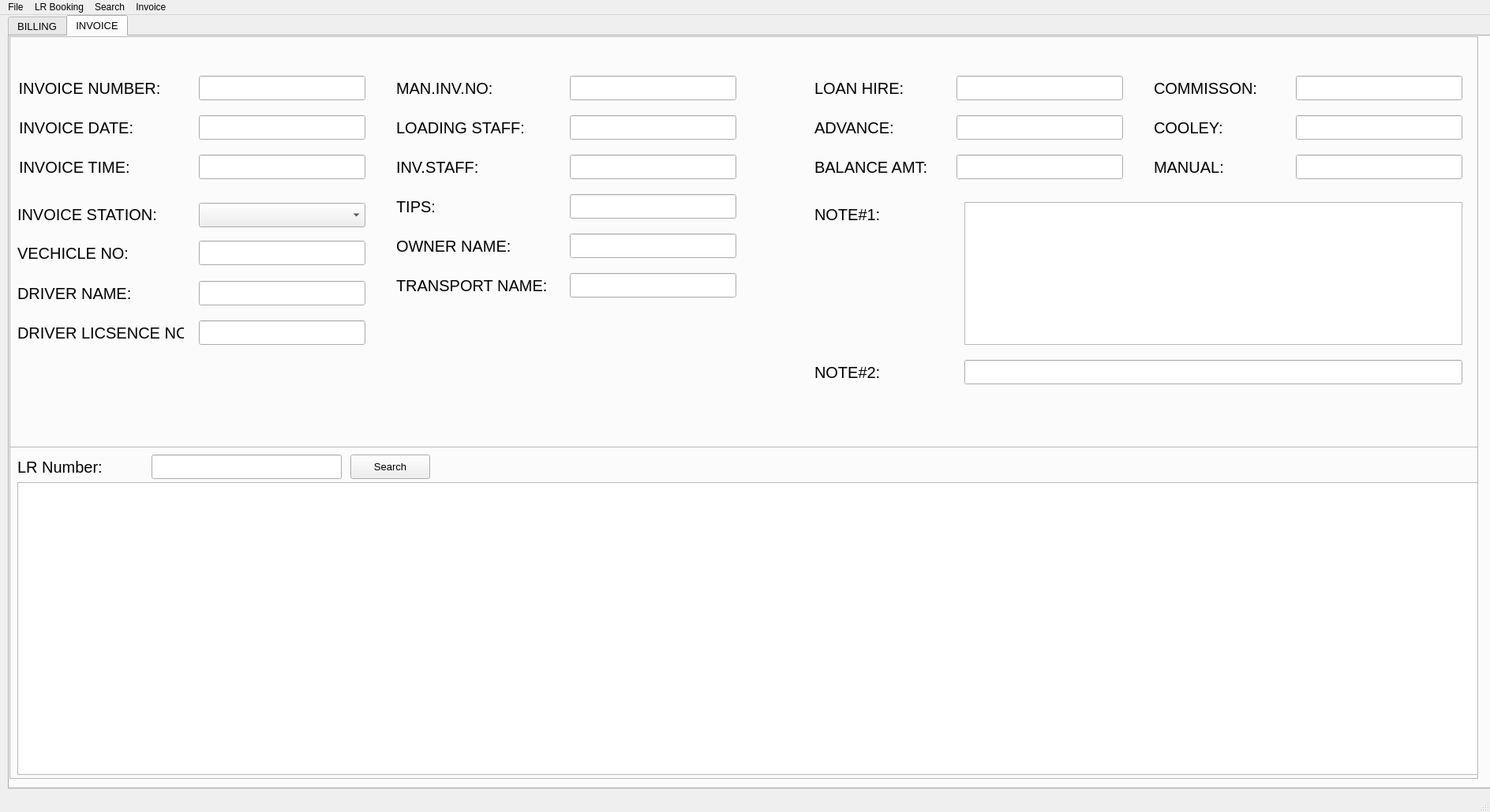
<?xml version="1.0" encoding="UTF-8"?>
<ui version="4.0">
 <class>MainWindow</class>
 <widget class="QMainWindow" name="MainWindow">
  <property name="geometry">
   <rect>
    <x>0</x>
    <y>0</y>
       <width>1888</width>
    <height>1029</height>
   </rect>
  </property>
  <property name="windowTitle">
   <string>Billing Application</string>
  </property>
  <widget class="QWidget" name="centralwidget">
   <widget class="QTabWidget" name="MainTabWidget">
    <property name="geometry">
     <rect>
      <x>10</x>
      <y>0</y>
      <width>1881</width>
      <height>981</height>
     </rect>
    </property>
    <property name="font">
     <font>
      <pointsize>10</pointsize>
      <weight>50</weight>
      <italic>false</italic>
      <bold>false</bold>
      <underline>false</underline>
     </font>
    </property>
    <property name="tabPosition">
     <enum>QTabWidget::North</enum>
    </property>
    <property name="tabShape">
     <enum>QTabWidget::Rounded</enum>
    </property>
    <property name="currentIndex">
     <number>1</number>
    </property>
    <property name="tabsClosable">
     <bool>false</bool>
    </property>
    <property name="tabBarAutoHide">
     <bool>false</bool>
    </property>
    <widget class="QWidget" name="tab">
     <attribute name="title">
      <string>BILLING</string>
     </attribute>
     <widget class="QFrame" name="BotFrame">
      <property name="geometry">
       <rect>
        <x>-1</x>
        <y>412</y>
        <width>1351</width>
        <height>581</height>
       </rect>
      </property>
      <property name="frameShape">
       <enum>QFrame::StyledPanel</enum>
      </property>
      <property name="frameShadow">
       <enum>QFrame::Raised</enum>
      </property>
      <widget class="QLineEdit" name="ItemNameInput">
       <property name="geometry">
        <rect>
         <x>160</x>
         <y>93</y>
         <width>321</width>
         <height>31</height>
        </rect>
       </property>
       <property name="text">
        <string/>
       </property>
       <property name="readOnly">
        <bool>false</bool>
       </property>
      </widget>
      <widget class="QLabel" name="label_10">
       <property name="geometry">
        <rect>
         <x>10</x>
         <y>90</y>
         <width>191</width>
         <height>31</height>
        </rect>
       </property>
       <property name="font">
        <font>
         <pointsize>15</pointsize>
         <weight>50</weight>
         <italic>false</italic>
         <bold>false</bold>
         <underline>false</underline>
        </font>
       </property>
       <property name="text">
        <string>ITEM Name:</string>
       </property>
      </widget>
      <widget class="QLabel" name="label_11">
       <property name="geometry">
        <rect>
         <x>500</x>
         <y>92</y>
         <width>191</width>
         <height>31</height>
        </rect>
       </property>
       <property name="font">
        <font>
         <pointsize>15</pointsize>
         <weight>50</weight>
         <italic>false</italic>
         <bold>false</bold>
         <underline>false</underline>
        </font>
       </property>
       <property name="text">
        <string>QTY:</string>
       </property>
      </widget>
      <widget class="QLineEdit" name="QtyInput">
       <property name="geometry">
        <rect>
         <x>580</x>
         <y>92</y>
         <width>161</width>
         <height>31</height>
        </rect>
       </property>
      </widget>
      <widget class="QLabel" name="label_20">
       <property name="geometry">
        <rect>
         <x>1093</x>
         <y>480</y>
         <width>101</width>
         <height>31</height>
        </rect>
       </property>
       <property name="font">
        <font>
         <pointsize>20</pointsize>
         <weight>50</weight>
         <italic>false</italic>
         <bold>false</bold>
         <underline>false</underline>
        </font>
       </property>
       <property name="text">
        <string>RS .P</string>
       </property>
      </widget>
      <widget class="QPushButton" name="AddItemButton">
       <property name="geometry">
        <rect>
         <x>1218</x>
         <y>95</y>
         <width>121</width>
         <height>31</height>
        </rect>
       </property>
       <property name="font">
        <font>
         <pointsize>10</pointsize>
         <weight>50</weight>
         <italic>false</italic>
         <bold>false</bold>
         <underline>false</underline>
        </font>
       </property>
       <property name="text">
        <string>Add Item</string>
       </property>
      </widget>
      <widget class="QLabel" name="TotalAmountLabel">
       <property name="geometry">
        <rect>
         <x>1230</x>
         <y>479</y>
         <width>121</width>
         <height>31</height>
        </rect>
       </property>
       <property name="font">
        <font>
         <pointsize>20</pointsize>
         <weight>50</weight>
         <italic>false</italic>
         <bold>false</bold>
         <underline>false</underline>
        </font>
       </property>
       <property name="text">
        <string>1000</string>
       </property>
      </widget>
      <widget class="QTableView" name="TableAreaBottom">
       <property name="geometry">
        <rect>
         <x>0</x>
         <y>130</y>
         <width>1351</width>
         <height>231</height>
        </rect>
       </property>
      </widget>
      <widget class="QPushButton" name="NewLrButton">
       <property name="geometry">
        <rect>
         <x>20</x>
         <y>470</y>
         <width>150</width>
         <height>50</height>
        </rect>
       </property>
       <property name="font">
        <font>
         <pointsize>10</pointsize>
         <weight>50</weight>
         <italic>false</italic>
         <bold>false</bold>
         <underline>false</underline>
        </font>
       </property>
       <property name="text">
        <string>NEW LR</string>
       </property>
      </widget>
      <widget class="QPushButton" name="EditLrButton">
       <property name="geometry">
        <rect>
         <x>190</x>
         <y>470</y>
         <width>131</width>
         <height>51</height>
        </rect>
       </property>
       <property name="font">
        <font>
         <pointsize>10</pointsize>
         <weight>50</weight>
         <italic>false</italic>
         <bold>false</bold>
         <underline>false</underline>
        </font>
       </property>
       <property name="text">
        <string>EDIT LR</string>
       </property>
      </widget>
      <widget class="QPushButton" name="CancelLrButton">
       <property name="geometry">
        <rect>
         <x>340</x>
         <y>470</y>
         <width>151</width>
         <height>51</height>
        </rect>
       </property>
       <property name="font">
        <font>
         <pointsize>10</pointsize>
         <weight>50</weight>
         <italic>false</italic>
         <bold>false</bold>
         <underline>false</underline>
        </font>
       </property>
       <property name="text">
        <string>CANCEL LR</string>
       </property>
      </widget>
      <widget class="QPushButton" name="PrintLrButton">
       <property name="geometry">
        <rect>
         <x>510</x>
         <y>470</y>
         <width>141</width>
         <height>51</height>
        </rect>
       </property>
       <property name="font">
        <font>
         <pointsize>10</pointsize>
         <weight>50</weight>
         <italic>false</italic>
         <bold>false</bold>
         <underline>false</underline>
        </font>
       </property>
       <property name="text">
        <string>PRINT LR</string>
       </property>
      </widget>
      <widget class="QLineEdit" name="RateInput">
       <property name="geometry">
        <rect>
         <x>840</x>
         <y>92</y>
         <width>211</width>
         <height>31</height>
        </rect>
       </property>
      </widget>
      <widget class="QLabel" name="label_22">
       <property name="geometry">
        <rect>
         <x>760</x>
         <y>91</y>
         <width>191</width>
         <height>31</height>
        </rect>
       </property>
       <property name="font">
        <font>
         <pointsize>15</pointsize>
         <weight>50</weight>
         <italic>false</italic>
         <bold>false</bold>
         <underline>false</underline>
        </font>
       </property>
       <property name="text">
        <string>RATE:</string>
       </property>
      </widget>
      <widget class="QLineEdit" name="HChargeInput">
       <property name="geometry">
        <rect>
         <x>1090</x>
         <y>381</y>
         <width>211</width>
         <height>31</height>
        </rect>
       </property>
      </widget>
      <widget class="QLabel" name="labbb">
       <property name="geometry">
        <rect>
         <x>970</x>
         <y>380</y>
         <width>191</width>
         <height>31</height>
        </rect>
       </property>
       <property name="font">
        <font>
         <pointsize>15</pointsize>
         <weight>50</weight>
         <italic>false</italic>
         <bold>false</bold>
         <underline>false</underline>
        </font>
       </property>
       <property name="text">
        <string>H Charge:</string>
       </property>
      </widget>
      <widget class="QLineEdit" name="CrossingInput">
       <property name="geometry">
        <rect>
         <x>1090</x>
         <y>421</y>
         <width>211</width>
         <height>31</height>
        </rect>
       </property>
      </widget>
      <widget class="QLabel" name="llab1">
       <property name="geometry">
        <rect>
         <x>970</x>
         <y>420</y>
         <width>191</width>
         <height>31</height>
        </rect>
       </property>
       <property name="font">
        <font>
         <pointsize>15</pointsize>
         <weight>50</weight>
         <italic>false</italic>
         <bold>false</bold>
         <underline>false</underline>
        </font>
       </property>
       <property name="text">
        <string>Crossing:</string>
       </property>
      </widget>
      <widget class="QLabel" name="label_25">
       <property name="geometry">
        <rect>
         <x>10</x>
         <y>380</y>
         <width>191</width>
         <height>31</height>
        </rect>
       </property>
       <property name="font">
        <font>
         <pointsize>15</pointsize>
         <weight>50</weight>
         <italic>false</italic>
         <bold>false</bold>
         <underline>false</underline>
        </font>
       </property>
       <property name="text">
        <string>CNR GST:</string>
       </property>
      </widget>
      <widget class="QLineEdit" name="CNRGSTInput">
       <property name="geometry">
        <rect>
         <x>130</x>
         <y>381</y>
         <width>211</width>
         <height>31</height>
        </rect>
       </property>
      </widget>
      <widget class="QLineEdit" name="CNEGSTInput">
       <property name="geometry">
        <rect>
         <x>130</x>
         <y>421</y>
         <width>211</width>
         <height>31</height>
        </rect>
       </property>
      </widget>
      <widget class="QLabel" name="label_26">
       <property name="geometry">
        <rect>
         <x>10</x>
         <y>420</y>
         <width>191</width>
         <height>31</height>
        </rect>
       </property>
       <property name="font">
        <font>
         <pointsize>15</pointsize>
         <weight>50</weight>
         <italic>false</italic>
         <bold>false</bold>
         <underline>false</underline>
        </font>
       </property>
       <property name="text">
        <string>CNE GST:</string>
       </property>
      </widget>
      <widget class="QLabel" name="label_27">
       <property name="geometry">
        <rect>
         <x>380</x>
         <y>380</y>
         <width>191</width>
         <height>31</height>
        </rect>
       </property>
       <property name="font">
        <font>
         <pointsize>15</pointsize>
         <weight>50</weight>
         <italic>false</italic>
         <bold>false</bold>
         <underline>false</underline>
        </font>
       </property>
       <property name="text">
        <string>LR TYPE:</string>
       </property>
      </widget>
      <widget class="QComboBox" name="LRTypeInput">
       <property name="geometry">
        <rect>
         <x>580</x>
         <y>380</y>
         <width>101</width>
         <height>31</height>
        </rect>
       </property>
       <item>
        <property name="text">
         <string>TO PAY</string>
        </property>
       </item>
       <item>
        <property name="text">
         <string>PAID</string>
        </property>
       </item>
       <item>
        <property name="text">
         <string/>
        </property>
       </item>
      </widget>
      <widget class="QLineEdit" name="ToStationInput">
       <property name="geometry">
        <rect>
         <x>523</x>
         <y>15</y>
         <width>161</width>
         <height>31</height>
        </rect>
       </property>
       <property name="text">
        <string/>
       </property>
       <property name="readOnly">
        <bool>false</bool>
       </property>
      </widget>
      <widget class="QDateTimeEdit" name="DateInput">
       <property name="geometry">
        <rect>
         <x>1192</x>
         <y>15</y>
         <width>151</width>
         <height>31</height>
        </rect>
       </property>
      </widget>
      <widget class="QLabel" name="label_7">
       <property name="geometry">
        <rect>
         <x>387</x>
         <y>55</y>
         <width>191</width>
         <height>31</height>
        </rect>
       </property>
       <property name="font">
        <font>
         <pointsize>15</pointsize>
         <weight>50</weight>
         <italic>false</italic>
         <bold>false</bold>
         <underline>false</underline>
        </font>
       </property>
       <property name="text">
        <string>CNE:</string>
       </property>
      </widget>
      <widget class="QLabel" name="label_9">
       <property name="geometry">
        <rect>
         <x>1062</x>
         <y>53</y>
         <width>191</width>
         <height>31</height>
        </rect>
       </property>
       <property name="font">
        <font>
         <pointsize>15</pointsize>
         <weight>50</weight>
         <italic>false</italic>
         <bold>false</bold>
         <underline>false</underline>
        </font>
       </property>
       <property name="text">
        <string>CLR :</string>
       </property>
      </widget>
      <widget class="QLineEdit" name="CNRInput">
       <property name="geometry">
        <rect>
         <x>192</x>
         <y>53</y>
         <width>161</width>
         <height>31</height>
        </rect>
       </property>
       <property name="text">
        <string/>
       </property>
       <property name="readOnly">
        <bool>false</bool>
       </property>
      </widget>
      <widget class="QLineEdit" name="VechicleNumInput">
       <property name="geometry">
        <rect>
         <x>877</x>
         <y>16</y>
         <width>171</width>
         <height>31</height>
        </rect>
       </property>
      </widget>
      <widget class="QLineEdit" name="CLRNumber">
       <property name="geometry">
        <rect>
         <x>1193</x>
         <y>55</y>
         <width>151</width>
         <height>31</height>
        </rect>
       </property>
       <property name="text">
        <string/>
       </property>
       <property name="readOnly">
        <bool>false</bool>
       </property>
      </widget>
      <widget class="QLineEdit" name="CNEInput">
       <property name="geometry">
        <rect>
         <x>523</x>
         <y>57</y>
         <width>161</width>
         <height>31</height>
        </rect>
       </property>
       <property name="text">
        <string/>
       </property>
       <property name="readOnly">
        <bool>false</bool>
       </property>
      </widget>
      <widget class="QLabel" name="label_4">
       <property name="geometry">
        <rect>
         <x>12</x>
         <y>13</y>
         <width>191</width>
         <height>31</height>
        </rect>
       </property>
       <property name="font">
        <font>
         <pointsize>15</pointsize>
         <weight>50</weight>
         <italic>false</italic>
         <bold>false</bold>
         <underline>false</underline>
        </font>
       </property>
       <property name="text">
        <string>From Station:</string>
       </property>
      </widget>
      <widget class="QLabel" name="label_21">
       <property name="geometry">
        <rect>
         <x>702</x>
         <y>14</y>
         <width>191</width>
         <height>31</height>
        </rect>
       </property>
       <property name="font">
        <font>
         <pointsize>15</pointsize>
         <weight>50</weight>
         <italic>false</italic>
         <bold>false</bold>
         <underline>false</underline>
        </font>
       </property>
       <property name="text">
        <string>VECHICLE NO:</string>
       </property>
      </widget>
      <widget class="QLabel" name="label_6">
       <property name="geometry">
        <rect>
         <x>385</x>
         <y>13</y>
         <width>191</width>
         <height>31</height>
        </rect>
       </property>
       <property name="font">
        <font>
         <pointsize>15</pointsize>
         <weight>50</weight>
         <italic>false</italic>
         <bold>false</bold>
         <underline>false</underline>
        </font>
       </property>
       <property name="text">
        <string>To Station :</string>
       </property>
      </widget>
      <widget class="QLabel" name="label_5">
       <property name="geometry">
        <rect>
         <x>12</x>
         <y>53</y>
         <width>191</width>
         <height>31</height>
        </rect>
       </property>
       <property name="font">
        <font>
         <pointsize>15</pointsize>
         <weight>50</weight>
         <italic>false</italic>
         <bold>false</bold>
         <underline>false</underline>
        </font>
       </property>
       <property name="text">
        <string>CNR:</string>
       </property>
      </widget>
      <widget class="QLabel" name="label_8">
       <property name="geometry">
        <rect>
         <x>1062</x>
         <y>14</y>
         <width>191</width>
         <height>31</height>
        </rect>
       </property>
       <property name="font">
        <font>
         <pointsize>15</pointsize>
         <weight>50</weight>
         <italic>false</italic>
         <bold>false</bold>
         <underline>false</underline>
        </font>
       </property>
       <property name="text">
        <string>Date :</string>
       </property>
      </widget>
      <widget class="QLineEdit" name="FrStationInput">
       <property name="geometry">
        <rect>
         <x>192</x>
         <y>13</y>
         <width>161</width>
         <height>31</height>
        </rect>
       </property>
       <property name="text">
        <string/>
       </property>
       <property name="readOnly">
        <bool>false</bool>
       </property>
      </widget>
     </widget>
     <widget class="QFrame" name="TopFrame">
      <property name="geometry">
       <rect>
        <x>0</x>
        <y>-10</y>
        <width>1351</width>
        <height>431</height>
       </rect>
      </property>
      <property name="font">
       <font>
        <pointsize>20</pointsize>
        <weight>50</weight>
        <italic>false</italic>
        <bold>false</bold>
        <underline>false</underline>
       </font>
      </property>
      <property name="frameShape">
       <enum>QFrame::StyledPanel</enum>
      </property>
      <property name="frameShadow">
       <enum>QFrame::Raised</enum>
      </property>
      <widget class="QTableView" name="TableAreaTop">
       <property name="geometry">
        <rect>
         <x>0</x>
         <y>51</y>
         <width>1351</width>
         <height>371</height>
        </rect>
       </property>
      </widget>
      <widget class="QLabel" name="label">
       <property name="geometry">
        <rect>
         <x>10</x>
         <y>12</y>
         <width>161</width>
         <height>31</height>
        </rect>
       </property>
       <property name="font">
        <font>
         <pointsize>15</pointsize>
         <weight>50</weight>
         <italic>false</italic>
         <bold>false</bold>
         <underline>false</underline>
        </font>
       </property>
       <property name="text">
        <string>CLR Number:</string>
       </property>
      </widget>
      <widget class="QLineEdit" name="CLRSearchInput">
       <property name="geometry">
        <rect>
         <x>180</x>
         <y>12</y>
         <width>241</width>
         <height>31</height>
        </rect>
       </property>
       <property name="text">
        <string/>
       </property>
      </widget>
      <widget class="QPushButton" name="SearchLRButton">
       <property name="geometry">
        <rect>
         <x>432</x>
         <y>12</y>
         <width>101</width>
         <height>31</height>
        </rect>
       </property>
       <property name="font">
        <font>
         <pointsize>10</pointsize>
         <weight>50</weight>
         <italic>false</italic>
         <bold>false</bold>
         <underline>false</underline>
        </font>
       </property>
       <property name="text">
        <string>Search</string>
       </property>
      </widget>
      <widget class="QLabel" name="label_2">
       <property name="geometry">
        <rect>
         <x>600</x>
         <y>10</y>
         <width>111</width>
         <height>31</height>
        </rect>
       </property>
       <property name="font">
        <font>
         <pointsize>15</pointsize>
         <weight>50</weight>
         <italic>false</italic>
         <bold>false</bold>
         <underline>false</underline>
        </font>
       </property>
       <property name="text">
        <string>Date:</string>
       </property>
      </widget>
      <widget class="QLabel" name="DateLabel">
       <property name="geometry">
        <rect>
         <x>700</x>
         <y>10</y>
         <width>191</width>
         <height>31</height>
        </rect>
       </property>
       <property name="font">
        <font>
         <pointsize>15</pointsize>
         <weight>50</weight>
         <italic>false</italic>
         <bold>false</bold>
         <underline>false</underline>
        </font>
       </property>
       <property name="text">
        <string>0/0/0000</string>
       </property>
      </widget>
      <widget class="QLabel" name="label_3">
       <property name="geometry">
        <rect>
         <x>970</x>
         <y>10</y>
         <width>191</width>
         <height>31</height>
        </rect>
       </property>
       <property name="font">
        <font>
         <pointsize>15</pointsize>
         <weight>50</weight>
         <italic>false</italic>
         <bold>false</bold>
         <underline>false</underline>
        </font>
       </property>
       <property name="text">
        <string>Branch Code:</string>
       </property>
      </widget>
      <widget class="QComboBox" name="BranchComboBox">
       <property name="geometry">
        <rect>
         <x>1170</x>
         <y>10</y>
         <width>101</width>
         <height>31</height>
        </rect>
       </property>
       <item>
        <property name="text">
         <string>A</string>
        </property>
       </item>
       <item>
        <property name="text">
         <string>B</string>
        </property>
       </item>
       <item>
        <property name="text">
         <string>C</string>
        </property>
       </item>
       <item>
        <property name="text">
         <string>D</string>
        </property>
       </item>
      </widget>
     </widget>
    </widget>
    <widget class="QWidget" name="tab_2">
     <attribute name="title">
      <string>INVOICE</string>
     </attribute>
     <widget class="QFrame" name="InvoiceTopFrame">
      <property name="geometry">
       <rect>
        <x>0</x>
        <y>0</y>
        <width>1861</width>
        <height>521</height>
       </rect>
      </property>
      <property name="frameShape">
       <enum>QFrame::StyledPanel</enum>
      </property>
      <property name="frameShadow">
       <enum>QFrame::Raised</enum>
      </property>
      <widget class="QLabel" name="label_15">
       <property name="geometry">
        <rect>
         <x>12</x>
         <y>100</y>
         <width>211</width>
         <height>31</height>
        </rect>
       </property>
       <property name="font">
        <font>
         <pointsize>15</pointsize>
        </font>
       </property>
       <property name="text">
        <string>INVOICE DATE:</string>
       </property>
      </widget>
      <widget class="QLineEdit" name="lineEdit_4">
       <property name="geometry">
        <rect>
         <x>240</x>
         <y>100</y>
         <width>211</width>
         <height>31</height>
        </rect>
       </property>
      </widget>
      <widget class="QLineEdit" name="lineEdit_5">
       <property name="geometry">
        <rect>
         <x>240</x>
         <y>150</y>
         <width>211</width>
         <height>31</height>
        </rect>
       </property>
      </widget>
      <widget class="QLabel" name="label_16">
       <property name="geometry">
        <rect>
         <x>12</x>
         <y>150</y>
         <width>211</width>
         <height>31</height>
        </rect>
       </property>
       <property name="font">
        <font>
         <pointsize>15</pointsize>
        </font>
       </property>
       <property name="text">
        <string>INVOICE TIME:</string>
       </property>
      </widget>
      <widget class="QLineEdit" name="lineEdit_6">
       <property name="geometry">
        <rect>
         <x>240</x>
         <y>50</y>
         <width>211</width>
         <height>31</height>
        </rect>
       </property>
      </widget>
      <widget class="QLabel" name="label_17">
       <property name="geometry">
        <rect>
         <x>6</x>
         <y>50</y>
         <width>211</width>
         <height>31</height>
        </rect>
       </property>
       <property name="font">
        <font>
         <pointsize>15</pointsize>
        </font>
       </property>
       <property name="text">
        <string> INVOICE NUMBER:</string>
       </property>
      </widget>
      <widget class="QLineEdit" name="lineEdit_7">
       <property name="geometry">
        <rect>
         <x>240</x>
         <y>310</y>
         <width>211</width>
         <height>31</height>
        </rect>
       </property>
      </widget>
      <widget class="QLabel" name="label_18">
       <property name="geometry">
        <rect>
         <x>10</x>
         <y>310</y>
         <width>211</width>
         <height>31</height>
        </rect>
       </property>
       <property name="font">
        <font>
         <pointsize>15</pointsize>
        </font>
       </property>
       <property name="text">
        <string>DRIVER NAME:</string>
       </property>
      </widget>
      <widget class="QLineEdit" name="lineEdit_8">
       <property name="geometry">
        <rect>
         <x>240</x>
         <y>360</y>
         <width>211</width>
         <height>31</height>
        </rect>
       </property>
      </widget>
      <widget class="QLabel" name="label_19">
       <property name="geometry">
        <rect>
         <x>10</x>
         <y>360</y>
         <width>211</width>
         <height>31</height>
        </rect>
       </property>
       <property name="font">
        <font>
         <pointsize>15</pointsize>
        </font>
       </property>
       <property name="text">
        <string>DRIVER LICSENCE NO:</string>
       </property>
      </widget>
      <widget class="QLineEdit" name="lineEdit_9">
       <property name="geometry">
        <rect>
         <x>710</x>
         <y>50</y>
         <width>211</width>
         <height>31</height>
        </rect>
       </property>
      </widget>
      <widget class="QLabel" name="label_23">
       <property name="geometry">
        <rect>
         <x>490</x>
         <y>50</y>
         <width>211</width>
         <height>31</height>
        </rect>
       </property>
       <property name="font">
        <font>
         <pointsize>15</pointsize>
        </font>
       </property>
       <property name="text">
        <string>MAN.INV.NO:</string>
       </property>
      </widget>
      <widget class="QLineEdit" name="lineEdit_10">
       <property name="geometry">
        <rect>
         <x>710</x>
         <y>100</y>
         <width>211</width>
         <height>31</height>
        </rect>
       </property>
      </widget>
      <widget class="QLabel" name="label_24">
       <property name="geometry">
        <rect>
         <x>490</x>
         <y>100</y>
         <width>211</width>
         <height>31</height>
        </rect>
       </property>
       <property name="font">
        <font>
         <pointsize>15</pointsize>
        </font>
       </property>
       <property name="text">
        <string>LOADING STAFF:</string>
       </property>
      </widget>
      <widget class="QLineEdit" name="lineEdit_11">
       <property name="geometry">
        <rect>
         <x>710</x>
         <y>150</y>
         <width>211</width>
         <height>31</height>
        </rect>
       </property>
      </widget>
      <widget class="QLabel" name="label_28">
       <property name="geometry">
        <rect>
         <x>490</x>
         <y>150</y>
         <width>211</width>
         <height>31</height>
        </rect>
       </property>
       <property name="font">
        <font>
         <pointsize>15</pointsize>
        </font>
       </property>
       <property name="text">
        <string>INV.STAFF:</string>
       </property>
      </widget>
      <widget class="QLineEdit" name="lineEdit_12">
       <property name="geometry">
        <rect>
         <x>710</x>
         <y>200</y>
         <width>211</width>
         <height>31</height>
        </rect>
       </property>
      </widget>
      <widget class="QLabel" name="label_29">
       <property name="geometry">
        <rect>
         <x>490</x>
         <y>200</y>
         <width>211</width>
         <height>31</height>
        </rect>
       </property>
       <property name="font">
        <font>
         <pointsize>15</pointsize>
        </font>
       </property>
       <property name="text">
        <string>TIPS:</string>
       </property>
      </widget>
      <widget class="QLineEdit" name="lineEdit_13">
       <property name="geometry">
        <rect>
         <x>710</x>
         <y>250</y>
         <width>211</width>
         <height>31</height>
        </rect>
       </property>
      </widget>
      <widget class="QLabel" name="label_30">
       <property name="geometry">
        <rect>
         <x>490</x>
         <y>250</y>
         <width>211</width>
         <height>31</height>
        </rect>
       </property>
       <property name="font">
        <font>
         <pointsize>15</pointsize>
        </font>
       </property>
       <property name="text">
        <string>OWNER NAME:</string>
       </property>
      </widget>
      <widget class="QLineEdit" name="lineEdit_14">
       <property name="geometry">
        <rect>
         <x>710</x>
         <y>300</y>
         <width>211</width>
         <height>31</height>
        </rect>
       </property>
      </widget>
      <widget class="QLabel" name="label_31">
       <property name="geometry">
        <rect>
         <x>490</x>
         <y>300</y>
         <width>211</width>
         <height>31</height>
        </rect>
       </property>
       <property name="font">
        <font>
         <pointsize>15</pointsize>
        </font>
       </property>
       <property name="text">
        <string>TRANSPORT NAME:</string>
       </property>
      </widget>
      <widget class="QLineEdit" name="lineEdit_15">
       <property name="geometry">
        <rect>
         <x>1630</x>
         <y>150</y>
         <width>211</width>
         <height>31</height>
        </rect>
       </property>
      </widget>
      <widget class="QLabel" name="label_32">
       <property name="geometry">
        <rect>
         <x>1450</x>
         <y>50</y>
         <width>211</width>
         <height>31</height>
        </rect>
       </property>
       <property name="font">
        <font>
         <pointsize>15</pointsize>
        </font>
       </property>
       <property name="text">
        <string>COMMISSON:</string>
       </property>
      </widget>
      <widget class="QLabel" name="label_33">
       <property name="geometry">
        <rect>
         <x>1020</x>
         <y>50</y>
         <width>211</width>
         <height>31</height>
        </rect>
       </property>
       <property name="font">
        <font>
         <pointsize>15</pointsize>
        </font>
       </property>
       <property name="text">
        <string>LOAN HIRE:</string>
       </property>
      </widget>
      <widget class="QLabel" name="label_34">
       <property name="geometry">
        <rect>
         <x>1450</x>
         <y>100</y>
         <width>211</width>
         <height>31</height>
        </rect>
       </property>
       <property name="font">
        <font>
         <pointsize>15</pointsize>
        </font>
       </property>
       <property name="text">
        <string>COOLEY:</string>
       </property>
      </widget>
      <widget class="QLabel" name="label_35">
       <property name="geometry">
        <rect>
         <x>1020</x>
         <y>100</y>
         <width>211</width>
         <height>31</height>
        </rect>
       </property>
       <property name="font">
        <font>
         <pointsize>15</pointsize>
        </font>
       </property>
       <property name="text">
        <string>ADVANCE:</string>
       </property>
      </widget>
      <widget class="QLineEdit" name="lineEdit_16">
       <property name="geometry">
        <rect>
         <x>1200</x>
         <y>100</y>
         <width>211</width>
         <height>31</height>
        </rect>
       </property>
      </widget>
      <widget class="QLabel" name="label_36">
       <property name="geometry">
        <rect>
         <x>1020</x>
         <y>150</y>
         <width>211</width>
         <height>31</height>
        </rect>
       </property>
       <property name="font">
        <font>
         <pointsize>15</pointsize>
        </font>
       </property>
       <property name="text">
        <string>BALANCE AMT:</string>
       </property>
      </widget>
      <widget class="QLineEdit" name="lineEdit_17">
       <property name="geometry">
        <rect>
         <x>1200</x>
         <y>150</y>
         <width>211</width>
         <height>31</height>
        </rect>
       </property>
      </widget>
      <widget class="QLabel" name="label_37">
       <property name="geometry">
        <rect>
         <x>1450</x>
         <y>150</y>
         <width>211</width>
         <height>31</height>
        </rect>
       </property>
       <property name="font">
        <font>
         <pointsize>15</pointsize>
        </font>
       </property>
       <property name="text">
        <string>MANUAL:</string>
       </property>
      </widget>
      <widget class="QLineEdit" name="lineEdit_18">
       <property name="geometry">
        <rect>
         <x>1630</x>
         <y>100</y>
         <width>211</width>
         <height>31</height>
        </rect>
       </property>
      </widget>
      <widget class="QLineEdit" name="lineEdit_19">
       <property name="geometry">
        <rect>
         <x>1200</x>
         <y>50</y>
         <width>211</width>
         <height>31</height>
        </rect>
       </property>
      </widget>
      <widget class="QLineEdit" name="lineEdit_20">
       <property name="geometry">
        <rect>
         <x>1630</x>
         <y>50</y>
         <width>211</width>
         <height>31</height>
        </rect>
       </property>
      </widget>
      <widget class="QPlainTextEdit" name="plainTextEdit">
       <property name="geometry">
        <rect>
         <x>1210</x>
         <y>210</y>
         <width>631</width>
         <height>181</height>
        </rect>
       </property>
      </widget>
      <widget class="QLabel" name="label_38">
       <property name="geometry">
        <rect>
         <x>1020</x>
         <y>210</y>
         <width>211</width>
         <height>31</height>
        </rect>
       </property>
       <property name="font">
        <font>
         <pointsize>15</pointsize>
        </font>
       </property>
       <property name="text">
        <string>NOTE#1:</string>
       </property>
      </widget>
      <widget class="QLabel" name="label_39">
       <property name="geometry">
        <rect>
         <x>1020</x>
         <y>410</y>
         <width>211</width>
         <height>31</height>
        </rect>
       </property>
       <property name="font">
        <font>
         <pointsize>15</pointsize>
        </font>
       </property>
       <property name="text">
        <string>NOTE#2:</string>
       </property>
      </widget>
      <widget class="QLineEdit" name="lineEdit_21">
       <property name="geometry">
        <rect>
         <x>1210</x>
         <y>410</y>
         <width>631</width>
         <height>31</height>
        </rect>
       </property>
      </widget>
      <widget class="QComboBox" name="comboBox">
       <property name="geometry">
        <rect>
         <x>240</x>
         <y>211</y>
         <width>211</width>
         <height>31</height>
        </rect>
       </property>
      </widget>
      <widget class="QLabel" name="label_40">
       <property name="geometry">
        <rect>
         <x>10</x>
         <y>210</y>
         <width>211</width>
         <height>31</height>
        </rect>
       </property>
       <property name="font">
        <font>
         <pointsize>15</pointsize>
        </font>
       </property>
       <property name="text">
        <string>INVOICE STATION:</string>
       </property>
      </widget>
      <widget class="QLabel" name="label_41">
       <property name="geometry">
        <rect>
         <x>10</x>
         <y>259</y>
         <width>231</width>
         <height>31</height>
        </rect>
       </property>
       <property name="font">
        <font>
         <pointsize>15</pointsize>
        </font>
       </property>
       <property name="text">
        <string>VECHICLE NO:</string>
       </property>
      </widget>
      <widget class="QLineEdit" name="lineEdit_22">
       <property name="geometry">
        <rect>
         <x>240</x>
         <y>259</y>
         <width>211</width>
         <height>31</height>
        </rect>
       </property>
      </widget>
     </widget>
     <widget class="QFrame" name="InvoiceBotFrame">
      <property name="geometry">
       <rect>
        <x>0</x>
        <y>520</y>
        <width>1861</width>
        <height>421</height>
       </rect>
      </property>
      <property name="frameShape">
       <enum>QFrame::StyledPanel</enum>
      </property>
      <property name="frameShadow">
       <enum>QFrame::Raised</enum>
      </property>
         <widget class="QLabel" name="label_12">
             <property name="geometry">
                 <rect>
                     <x>10</x>
                     <y>10</y>
                     <width>161</width>
                     <height>31</height>
                 </rect>
             </property>
             <property name="font">
                 <font>
                     <pointsize>15</pointsize>
                     <weight>50</weight>
                     <italic>false</italic>
                     <bold>false</bold>
                     <underline>false</underline>
                 </font>
             </property>
             <property name="text">
                 <string>LR Number:</string>
             </property>
         </widget>
         <widget class="QPushButton" name="LRSearchInvoiceInput">
             <property name="geometry">
                 <rect>
                     <x>432</x>
                     <y>10</y>
                     <width>101</width>
                     <height>31</height>
                 </rect>
             </property>
             <property name="font">
                 <font>
                     <pointsize>10</pointsize>
                     <weight>50</weight>
                     <italic>false</italic>
                     <bold>false</bold>
                     <underline>false</underline>
                 </font>
             </property>
             <property name="text">
                 <string>Search</string>
             </property>
         </widget>
         <widget class="QLineEdit" name="LRInvoiceSearchInput">
             <property name="geometry">
                 <rect>
                     <x>180</x>
                     <y>10</y>
                     <width>241</width>
                     <height>31</height>
                 </rect>
             </property>
             <property name="text">
                 <string/>
             </property>
         </widget>
         <widget class="QTableView" name="InvoiceMainTableView">
             <property name="geometry">
                 <rect>
                     <x>10</x>
                     <y>45</y>
                     <width>1851</width>
                     <height>371</height>
                 </rect>
             </property>
         </widget>
     </widget>
    </widget>
   </widget>
  </widget>
  <widget class="QMenuBar" name="menubar">
   <property name="geometry">
    <rect>
     <x>0</x>
     <y>0</y>
        <width>1888</width>
     <height>26</height>
    </rect>
   </property>
   <widget class="QMenu" name="menuLR_Booking">
    <property name="title">
     <string>LR Booking</string>
    </property>
   </widget>
   <widget class="QMenu" name="menuHep">
    <property name="title">
     <string>Search</string>
    </property>
    <addaction name="actionPrevious_Records"/>
    <addaction name="actionFile_search"/>
    <addaction name="actionExport"/>
   </widget>
   <widget class="QMenu" name="menufile">
    <property name="title">
     <string>File</string>
    </property>
    <addaction name="actionExit"/>
   </widget>
   <widget class="QMenu" name="menuInvoice">
    <property name="title">
     <string>Invoice </string>
    </property>
   </widget>
   <addaction name="menufile"/>
   <addaction name="menuLR_Booking"/>
   <addaction name="menuHep"/>
   <addaction name="menuInvoice"/>
  </widget>
  <widget class="QStatusBar" name="statusbar"/>
  <action name="actionExit">
   <property name="text">
    <string>Exit</string>
   </property>
  </action>
  <action name="actionPrevious_Records">
   <property name="text">
    <string>Invoice search</string>
   </property>
  </action>
  <action name="actionFile_search">
   <property name="text">
    <string>File search</string>
   </property>
  </action>
  <action name="actionExport">
   <property name="text">
    <string>Export</string>
   </property>
  </action>
 </widget>
 <resources/>
 <connections/>
</ui>
